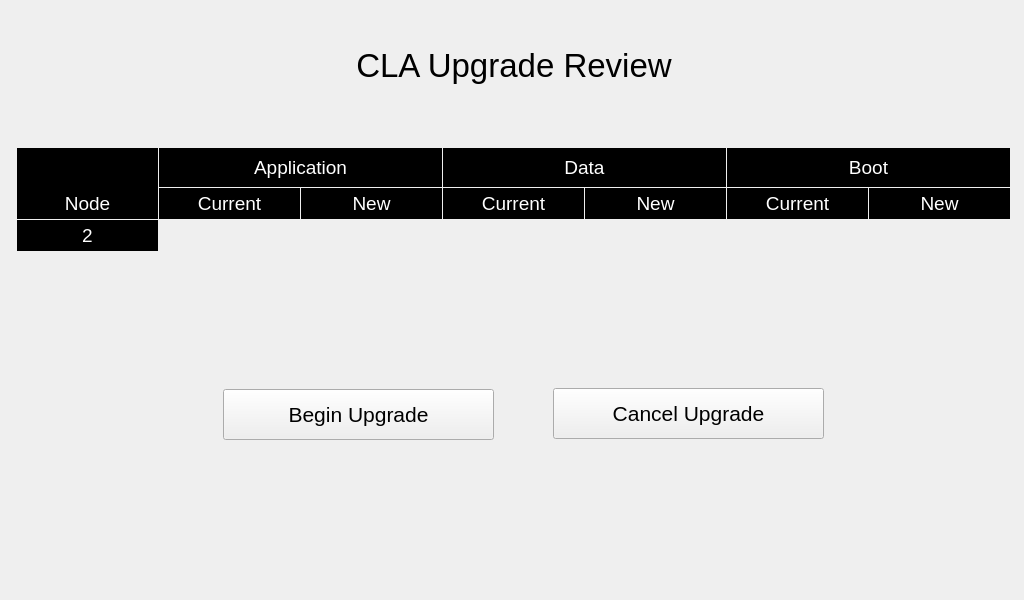
<?xml version="1.0" encoding="UTF-8"?>
<ui version="4.0">
 <class>checkUpgradeAccessCLA</class>
 <widget class="QWidget" name="checkUpgradeAccessCLA">
  <property name="geometry">
   <rect>
    <x>0</x>
    <y>0</y>
    <width>1024</width>
    <height>600</height>
   </rect>
  </property>
  <property name="font">
   <font>
    <pointsize>22</pointsize>
   </font>
  </property>
  <property name="windowTitle">
   <string>Form</string>
  </property>
  <widget class="QLabel" name="label_10">
   <property name="geometry">
    <rect>
     <x>301</x>
     <y>188</y>
     <width>141</width>
     <height>31</height>
    </rect>
   </property>
   <property name="font">
    <font>
     <pointsize>14</pointsize>
    </font>
   </property>
   <property name="styleSheet">
    <string notr="true">color: rgb(255, 255, 255);
background-color: rgb(0, 0, 0);</string>
   </property>
   <property name="text">
    <string>New</string>
   </property>
   <property name="alignment">
    <set>Qt::AlignCenter</set>
   </property>
  </widget>
  <widget class="QLabel" name="label_24">
   <property name="geometry">
    <rect>
     <x>17</x>
     <y>20</y>
     <width>994</width>
     <height>91</height>
    </rect>
   </property>
   <property name="font">
    <font>
     <pointsize>25</pointsize>
    </font>
   </property>
   <property name="styleSheet">
    <string notr="true"/>
   </property>
   <property name="text">
    <string>CLA Upgrade Review</string>
   </property>
   <property name="alignment">
    <set>Qt::AlignCenter</set>
   </property>
  </widget>
  <widget class="QLabel" name="label_15">
   <property name="geometry">
    <rect>
     <x>443</x>
     <y>148</y>
     <width>283</width>
     <height>39</height>
    </rect>
   </property>
   <property name="font">
    <font>
     <pointsize>14</pointsize>
    </font>
   </property>
   <property name="styleSheet">
    <string notr="true">color: rgb(255, 255, 255);
background-color: rgb(0, 0, 0);</string>
   </property>
   <property name="text">
    <string>Data</string>
   </property>
   <property name="alignment">
    <set>Qt::AlignCenter</set>
   </property>
  </widget>
  <widget class="QLabel" name="lblCurrentData2">
   <property name="geometry">
    <rect>
     <x>443</x>
     <y>220</y>
     <width>141</width>
     <height>31</height>
    </rect>
   </property>
   <property name="font">
    <font>
     <pointsize>14</pointsize>
    </font>
   </property>
   <property name="styleSheet">
    <string notr="true"/>
   </property>
   <property name="text">
    <string notr="true"/>
   </property>
   <property name="alignment">
    <set>Qt::AlignCenter</set>
   </property>
  </widget>
  <widget class="QLabel" name="label_11">
   <property name="geometry">
    <rect>
     <x>585</x>
     <y>188</y>
     <width>141</width>
     <height>31</height>
    </rect>
   </property>
   <property name="font">
    <font>
     <pointsize>14</pointsize>
    </font>
   </property>
   <property name="styleSheet">
    <string notr="true">color: rgb(255, 255, 255);
background-color: rgb(0, 0, 0);</string>
   </property>
   <property name="text">
    <string>New</string>
   </property>
   <property name="alignment">
    <set>Qt::AlignCenter</set>
   </property>
  </widget>
  <widget class="QLabel" name="label_9">
   <property name="geometry">
    <rect>
     <x>17</x>
     <y>188</y>
     <width>141</width>
     <height>31</height>
    </rect>
   </property>
   <property name="font">
    <font>
     <pointsize>14</pointsize>
    </font>
   </property>
   <property name="styleSheet">
    <string notr="true">color: rgb(255, 255, 255);
background-color: rgb(0, 0, 0);</string>
   </property>
   <property name="text">
    <string>Node</string>
   </property>
   <property name="alignment">
    <set>Qt::AlignCenter</set>
   </property>
  </widget>
  <widget class="QLabel" name="label_4">
   <property name="geometry">
    <rect>
     <x>159</x>
     <y>148</y>
     <width>283</width>
     <height>39</height>
    </rect>
   </property>
   <property name="font">
    <font>
     <pointsize>14</pointsize>
    </font>
   </property>
   <property name="styleSheet">
    <string notr="true">color: rgb(255, 255, 255);
background-color: rgb(0, 0, 0);</string>
   </property>
   <property name="text">
    <string>Application</string>
   </property>
   <property name="alignment">
    <set>Qt::AlignCenter</set>
   </property>
  </widget>
  <widget class="QLabel" name="lblNewBoot2">
   <property name="geometry">
    <rect>
     <x>869</x>
     <y>220</y>
     <width>141</width>
     <height>31</height>
    </rect>
   </property>
   <property name="font">
    <font>
     <pointsize>14</pointsize>
    </font>
   </property>
   <property name="styleSheet">
    <string notr="true"/>
   </property>
   <property name="text">
    <string notr="true"/>
   </property>
   <property name="alignment">
    <set>Qt::AlignCenter</set>
   </property>
  </widget>
  <widget class="QLabel" name="lblNewData2">
   <property name="geometry">
    <rect>
     <x>585</x>
     <y>220</y>
     <width>141</width>
     <height>31</height>
    </rect>
   </property>
   <property name="font">
    <font>
     <pointsize>14</pointsize>
    </font>
   </property>
   <property name="styleSheet">
    <string notr="true"/>
   </property>
   <property name="text">
    <string notr="true"/>
   </property>
   <property name="alignment">
    <set>Qt::AlignCenter</set>
   </property>
  </widget>
  <widget class="QPushButton" name="btnCancelUpgrade">
   <property name="geometry">
    <rect>
     <x>553</x>
     <y>388</y>
     <width>271</width>
     <height>51</height>
    </rect>
   </property>
   <property name="minimumSize">
    <size>
     <width>0</width>
     <height>51</height>
    </size>
   </property>
   <property name="maximumSize">
    <size>
     <width>16777215</width>
     <height>51</height>
    </size>
   </property>
   <property name="font">
    <font>
     <pointsize>16</pointsize>
    </font>
   </property>
   <property name="text">
    <string>Cancel Upgrade</string>
   </property>
  </widget>
  <widget class="QLabel" name="label_7">
   <property name="geometry">
    <rect>
     <x>159</x>
     <y>188</y>
     <width>141</width>
     <height>31</height>
    </rect>
   </property>
   <property name="font">
    <font>
     <pointsize>14</pointsize>
    </font>
   </property>
   <property name="styleSheet">
    <string notr="true">color: rgb(255, 255, 255);
background-color: rgb(0, 0, 0);</string>
   </property>
   <property name="text">
    <string>Current</string>
   </property>
   <property name="alignment">
    <set>Qt::AlignCenter</set>
   </property>
  </widget>
  <widget class="QLabel" name="label_8">
   <property name="geometry">
    <rect>
     <x>17</x>
     <y>148</y>
     <width>141</width>
     <height>41</height>
    </rect>
   </property>
   <property name="font">
    <font>
     <pointsize>14</pointsize>
    </font>
   </property>
   <property name="styleSheet">
    <string notr="true">color: rgb(255, 255, 255);
background-color: rgb(0, 0, 0);</string>
   </property>
   <property name="text">
    <string/>
   </property>
   <property name="alignment">
    <set>Qt::AlignCenter</set>
   </property>
  </widget>
  <widget class="QLabel" name="label_14">
   <property name="geometry">
    <rect>
     <x>727</x>
     <y>188</y>
     <width>141</width>
     <height>31</height>
    </rect>
   </property>
   <property name="font">
    <font>
     <pointsize>14</pointsize>
    </font>
   </property>
   <property name="styleSheet">
    <string notr="true">color: rgb(255, 255, 255);
background-color: rgb(0, 0, 0);</string>
   </property>
   <property name="text">
    <string>Current</string>
   </property>
   <property name="alignment">
    <set>Qt::AlignCenter</set>
   </property>
  </widget>
  <widget class="QPushButton" name="btnBeginUpgrade">
   <property name="geometry">
    <rect>
     <x>223</x>
     <y>389</y>
     <width>271</width>
     <height>51</height>
    </rect>
   </property>
   <property name="minimumSize">
    <size>
     <width>0</width>
     <height>51</height>
    </size>
   </property>
   <property name="maximumSize">
    <size>
     <width>16777215</width>
     <height>51</height>
    </size>
   </property>
   <property name="font">
    <font>
     <pointsize>16</pointsize>
    </font>
   </property>
   <property name="text">
    <string>Begin Upgrade</string>
   </property>
  </widget>
  <widget class="QLabel" name="label_16">
   <property name="geometry">
    <rect>
     <x>727</x>
     <y>148</y>
     <width>283</width>
     <height>39</height>
    </rect>
   </property>
   <property name="font">
    <font>
     <pointsize>14</pointsize>
    </font>
   </property>
   <property name="styleSheet">
    <string notr="true">color: rgb(255, 255, 255);
background-color: rgb(0, 0, 0);</string>
   </property>
   <property name="text">
    <string>Boot</string>
   </property>
   <property name="alignment">
    <set>Qt::AlignCenter</set>
   </property>
  </widget>
  <widget class="QLabel" name="lblCurrentApplication2">
   <property name="geometry">
    <rect>
     <x>159</x>
     <y>220</y>
     <width>141</width>
     <height>31</height>
    </rect>
   </property>
   <property name="font">
    <font>
     <pointsize>14</pointsize>
    </font>
   </property>
   <property name="styleSheet">
    <string notr="true"/>
   </property>
   <property name="text">
    <string notr="true"/>
   </property>
   <property name="alignment">
    <set>Qt::AlignCenter</set>
   </property>
  </widget>
  <widget class="QLabel" name="lblNewApplication2">
   <property name="geometry">
    <rect>
     <x>301</x>
     <y>220</y>
     <width>141</width>
     <height>31</height>
    </rect>
   </property>
   <property name="font">
    <font>
     <pointsize>14</pointsize>
    </font>
   </property>
   <property name="styleSheet">
    <string notr="true"/>
   </property>
   <property name="text">
    <string notr="true"/>
   </property>
   <property name="alignment">
    <set>Qt::AlignCenter</set>
   </property>
  </widget>
  <widget class="QLabel" name="label_12">
   <property name="geometry">
    <rect>
     <x>443</x>
     <y>188</y>
     <width>141</width>
     <height>31</height>
    </rect>
   </property>
   <property name="font">
    <font>
     <pointsize>14</pointsize>
    </font>
   </property>
   <property name="styleSheet">
    <string notr="true">color: rgb(255, 255, 255);
background-color: rgb(0, 0, 0);</string>
   </property>
   <property name="text">
    <string>Current</string>
   </property>
   <property name="alignment">
    <set>Qt::AlignCenter</set>
   </property>
  </widget>
  <widget class="QLabel" name="label_13">
   <property name="geometry">
    <rect>
     <x>869</x>
     <y>188</y>
     <width>141</width>
     <height>31</height>
    </rect>
   </property>
   <property name="font">
    <font>
     <pointsize>14</pointsize>
    </font>
   </property>
   <property name="styleSheet">
    <string notr="true">color: rgb(255, 255, 255);
background-color: rgb(0, 0, 0);</string>
   </property>
   <property name="text">
    <string>New</string>
   </property>
   <property name="alignment">
    <set>Qt::AlignCenter</set>
   </property>
  </widget>
  <widget class="QLabel" name="label_18">
   <property name="geometry">
    <rect>
     <x>17</x>
     <y>220</y>
     <width>141</width>
     <height>31</height>
    </rect>
   </property>
   <property name="font">
    <font>
     <pointsize>14</pointsize>
    </font>
   </property>
   <property name="styleSheet">
    <string notr="true">color: rgb(255, 255, 255);
background-color: rgb(0, 0, 0);</string>
   </property>
   <property name="text">
    <string>2</string>
   </property>
   <property name="alignment">
    <set>Qt::AlignCenter</set>
   </property>
  </widget>
  <widget class="QLabel" name="lblCurrentBoot2">
   <property name="geometry">
    <rect>
     <x>727</x>
     <y>220</y>
     <width>141</width>
     <height>31</height>
    </rect>
   </property>
   <property name="font">
    <font>
     <pointsize>14</pointsize>
    </font>
   </property>
   <property name="styleSheet">
    <string notr="true"/>
   </property>
   <property name="text">
    <string notr="true"/>
   </property>
   <property name="alignment">
    <set>Qt::AlignCenter</set>
   </property>
  </widget>
 </widget>
 <resources/>
 <connections/>
</ui>
